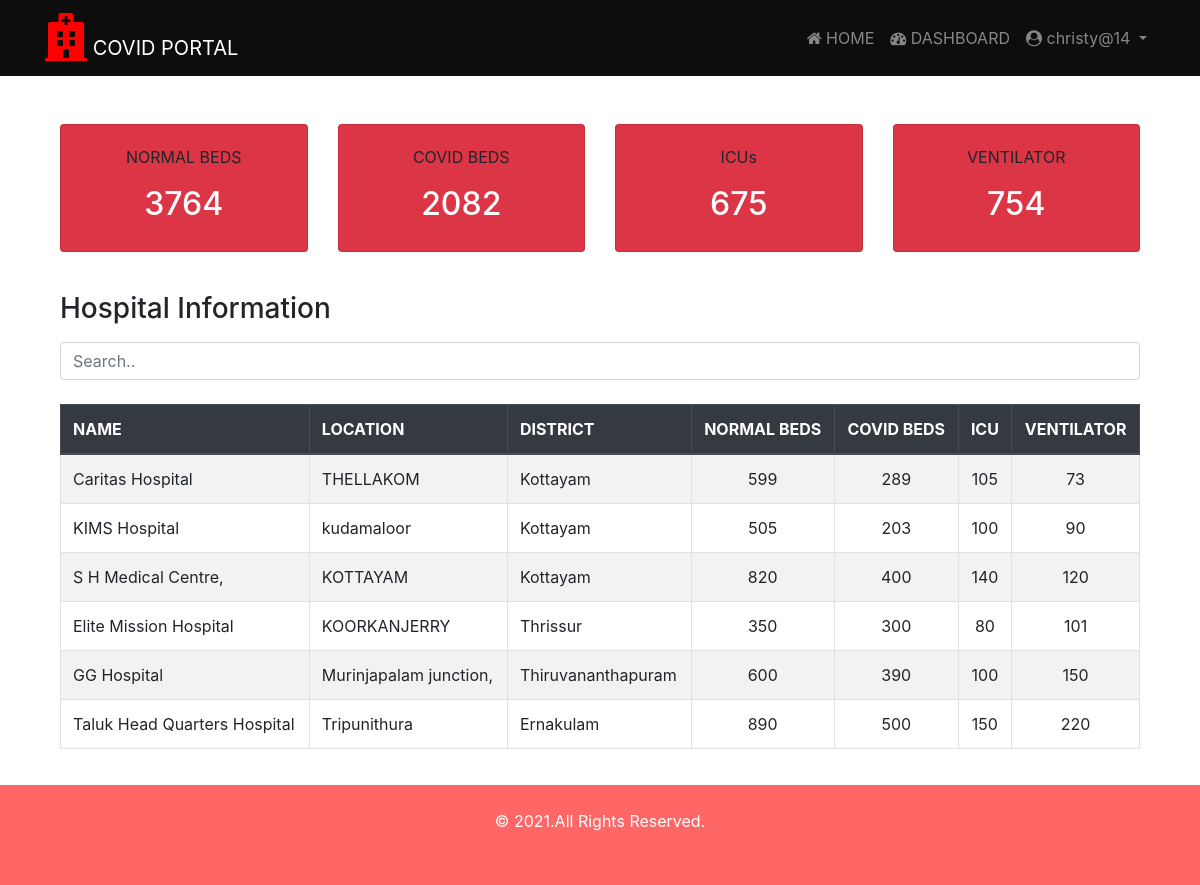
/beds/ (signed in), run on the app's committed database.
### beds/models.py (models this page shows, shortened)
class Hospital(models.Model):
    sc = (
    ('gov', 'Government'),
    ('prv', 'Private')
    )
    name = models.CharField(max_length=50)
    location = models.CharField(max_length=50)
    district = models.CharField(max_length=2, choices=dt)
    phone = models.CharField(max_length=12)
    sector = models.CharField(max_length=3, choices=sc)
    covid_beds = models.IntegerField()
    normal_beds = models.IntegerField()
    icu_beds = models.IntegerField()
    ventilator = models.IntegerField()
    user = models.OneToOneField(User, on_delete=models.CASCADE, blank=True, null=True)

### beds/views.py (the view)
# urls.py: path('', views.index,name='index'),
def index(request):
    normal_beds = Hospital.objects.aggregate(total=Sum('normal_beds'))
    covid_beds = Hospital.objects.aggregate(total=Sum('covid_beds'))
    icu = Hospital.objects.aggregate(total=Sum('icu_beds'))
    ventilator = Hospital.objects.aggregate(total=Sum('ventilator'))
    page = request.GET.get('page', 1)
    hospital_list = Hospital.objects.all()
    paginator = Paginator(hospital_list, 10)
    try:
        hospitals = paginator.page(page)
    except PageNotAnInteger:
        hospitals = paginator.page(1)
    except EmptyPage:
        hospitals = paginator.page(paginator.num_pages)
    context = {
        'normal_beds': normal_beds,
        'covid_beds': covid_beds,
        'icu': icu,
        'ventilator': ventilator,
        'hospitals': hospitals
    }
    return render(request, 'beds/summary.html', context)

### beds/templates/beds/summary.html (shortened to what this page needs)
{% extends 'beds/index.html'%}
{% block content %}
<div class="container mt-4 pt-4 pb-4">
  <div class="card-deck">
    <div class="card bg-danger">
      <div class="card-body text-center">
        <p class="card-text"> NORMAL BEDS </p>
        <h2 class="text-white">{{ normal_beds.total }}</h2>
      </div>
    </div>
    <div class="card bg-danger">
      <div class="card-body text-center">
        <p class="card-text"> COVID BEDS </p>
        <h2 class="text-white">{{ covid_beds.total }}</h2>
      </div>
    </div>
    <div class="card bg-danger">
      <div class="card-body text-center">
        <p class="card-text"> ICUs </p>
        <h2 class="text-white">{{ icu.total }}</h2>
      </div>
    </div>
    <div class="card bg-danger">
      <div class="card-body text-center">
        <p class="card-text"> VENTILATOR </p>
        <h2 class="text-white">{{ ventilator.total }}</h2>
      </div>
    </div>
  </div>
</div>
<div class="container mt-3">
  <h3 class="mb-3">Hospital Information</h3>
  <input class="form-control" id="myInput" type="text" placeholder="Search..">
  <br>
  <table class="table table-bordered table-striped table-hover">
    <thead class="thead-dark">
      <tr>
        <th>NAME</th>
        <th>LOCATION</th>
        <th>DISTRICT</th>
        <th class="text-center">NORMAL BEDS</th>
        <th class="text-center">COVID BEDS</th>
        <th class="text-center">ICU</th>
        <th class="text-center">VENTILATOR</th>
      </tr>
    </thead>
    <tbody id="myTable">
      {% for hospital in hospitals %}
        <tr>
          <td>{{ hospital.name }}</td>
          <td>{{ hospital.location}}</td>
          <td>{{ hospital.get_district_display}}</td>
          <td class="text-center">{{ hospital.normal_beds}}</td>
          <td class="text-center">{{ hospital.covid_beds}}</td>
          <td class="text-center">{{ hospital.icu_beds}}</td>
          <td class="text-center">{{ hospital.ventilator}}</td>
        </tr>
      {% endfor %}
    </tbody>
  </table>
  <div style="height:120px;"></div>
</div>
{% endblock %}

### beds/templates/beds/index.html (shortened to what this page needs)
{% load static %}
<!DOCTYPE html>
<html lang="en">
<head>
   <link rel="stylesheet" href="https://use.fontawesome.com/releases/v5.6.3/css/all.css">
  <link rel="stylesheet" href="https://cdnjs.cloudflare.com/ajax/libs/font-awesome/4.7.0/css/font-awesome.min.css">
  <link rel="stylesheet" href="https://maxcdn.bootstrapcdn.com/bootstrap/4.5.2/css/bootstrap.min.css">
  <link rel="stylesheet" href="{% static 'beds/CSS/style.css'%}">
</head>
<body>
  <nav class="navbar navbar-expand-sm bg-hue navbar-dark">
    <div class="container">
    <a class="navbar-brand" href="#"><i class='fas fa-hospital' style='font-size:48px;color:red'></i> COVID PORTAL</a>
    {% if user.is_authenticated %}
    <ul class="navbar-nav">
          <li class="nav-item">
            <a class="nav-link" href="{% url 'index' %}"><i class="fa fa-home"></i> HOME </a>
          </li>
          <li class="nav-item">
            <a class="nav-link" href="{% url 'dashboard' %}"><i class="fa fa-dashboard"></i> DASHBOARD </a>
          </li>
         <li class="nav-item dropdown">
           <a class="nav-link dropdown-toggle" href="#" id="navbardrop" data-toggle="dropdown">
             <i class="fa fa-user-circle"></i> {{ user.username }}
           </a>
         </li>
        </ul>
      {% endif %}
  </nav>
<div class="container">
  {% block content %}
  {% endblock %}
</div>
<footer class="footer" style="position:fixed; bottom:0; width:100%;">
  <div class="container-fluid p-4">
    <p class="text-center">&copy; 2021.All Rights Reserved.</p>
</body>
</html>

### beds/static/beds/CSS/style.css (style rules this page uses)
.bg-hue { background-color: #0d0d0d; color: white; }
.footer { background-color: #ff6666; color: white; height: 100px; }

### data on the page
Hospital: name "Caritas Hospital", location "THELLAKOM", district "Kottayam", normal_beds "599", covid_beds "289", icu_beds "105", ventilator "73"
Hospital: name "KIMS Hospital", location "kudamaloor", district "Kottayam", normal_beds "505", covid_beds "203", icu_beds "100", ventilator "90"
Hospital: name "S H Medical Centre,", location "KOTTAYAM", district "Kottayam", normal_beds "820", covid_beds "400", icu_beds "140", ventilator "120"
Hospital: name "Elite Mission Hospital", location "KOORKANJERRY", district "Thrissur", normal_beds "350", covid_beds "300", icu_beds "80", ventilator "101"
Hospital: name "GG Hospital", location "Murinjapalam junction,", district "Thiruvananthapuram", normal_beds "600", covid_beds "390", icu_beds "100", ventilator "150"
Hospital: name "Taluk Head Quarters Hospital", location "Tripunithura", district "Ernakulam", normal_beds "890", covid_beds "500", icu_beds "150", ventilator "220"

### other printed values
{{ user.username }} "christy@14"
{{ normal_beds.total }} "3764"
{{ covid_beds.total }} "2082"
{{ icu.total }} "675"
{{ ventilator.total }} "754"
